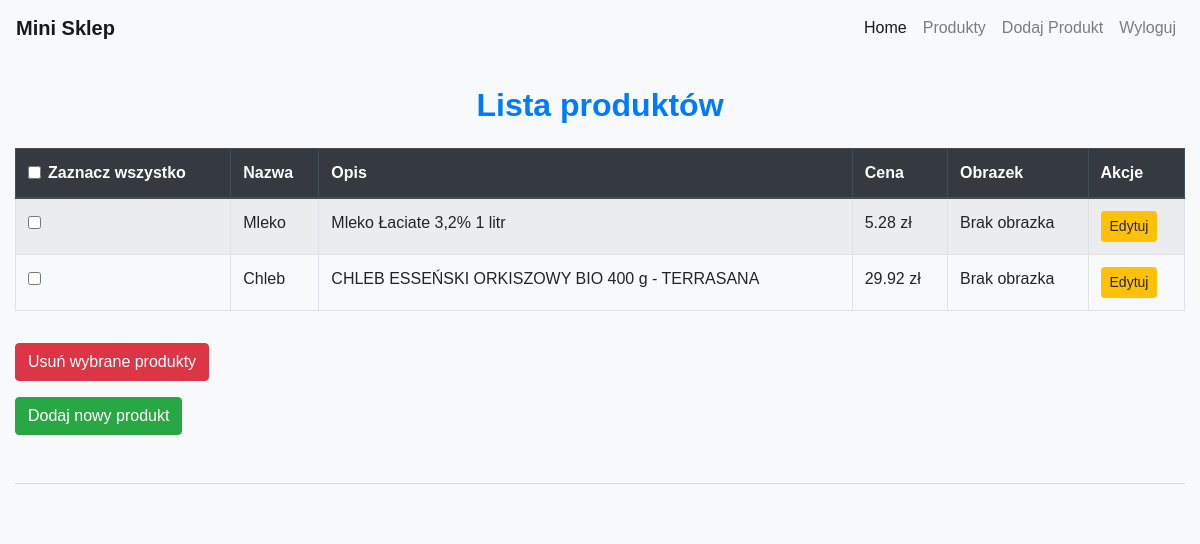
Page / (signed in) on the earlier database version.
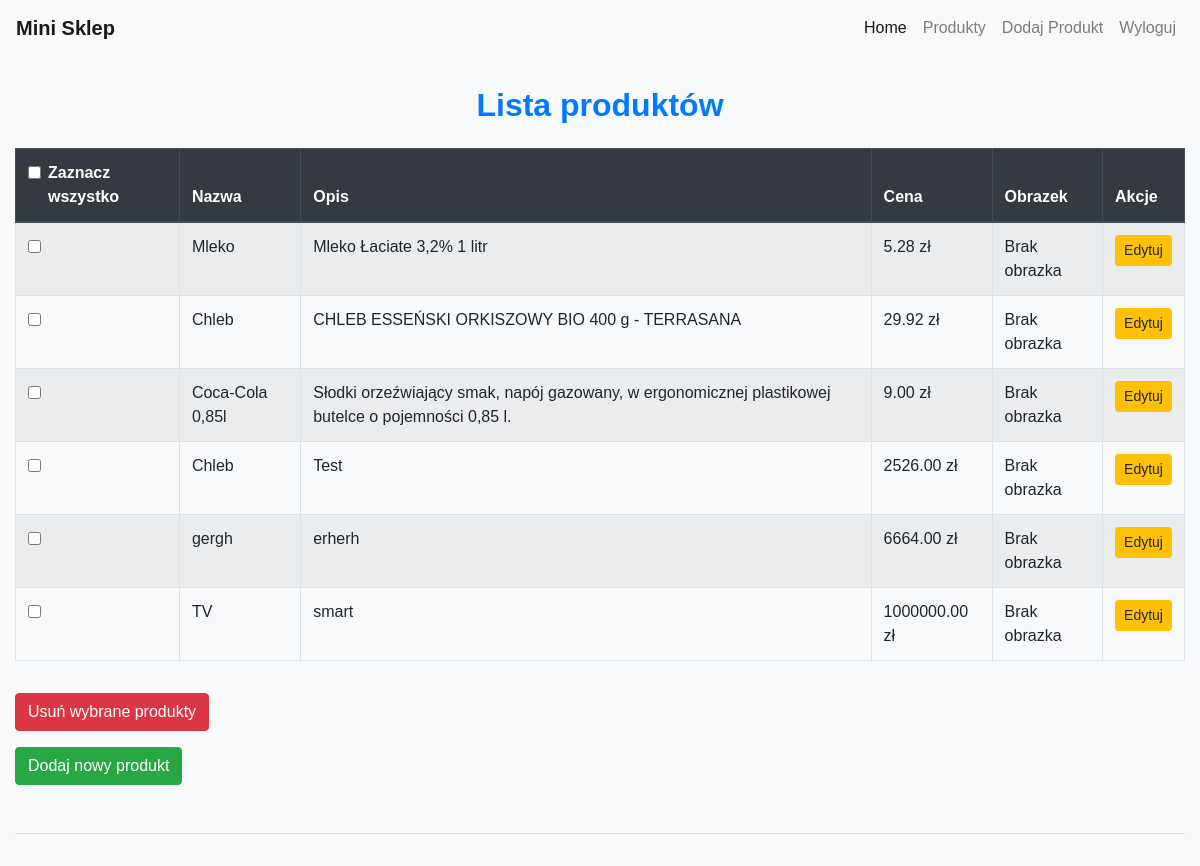
Same page on the later database version.
### sklep/models.py (models this page shows, shortened)
class Produkt(models.Model):
    nazwa = models.CharField(max_length=100)
    opis = models.TextField()
    cena = models.DecimalField(max_digits=10, decimal_places=2)
    obrazek = models.ImageField(upload_to='', null=True, blank=True)

### sklep/views.py (the view)
# urls.py: path('', views.lista_produktow, name='lista_produktow'),  # Lista produktów
@login_required(login_url='login')
def lista_produktow(request):
    produkty = Produkt.objects.all()
    return render(request, '../templates/lista_produktow.html', {'produkty': produkty})

### sklep/templates/lista_produktow.html (shortened to what this page needs)
{% extends 'base.html' %}
{% block content %}
  <h2 class="my-4">Lista produktów</h2>
  <form method="post" action="{% url 'usun_wybrane_produkty' %}">
    <div class="table-responsive">
      <table class="table table-striped table-bordered">
        <thead class="thead-dark">
          <tr>
            <th>
              <div class="form-check">
                <input type="checkbox" id="select_all" class="form-check-input">
                <label class="form-check-label" for="select_all">Zaznacz wszystko</label>
              </div>
            </th>
            <th>Nazwa</th>
            <th>Opis</th>
            <th>Cena</th>
            <th>Obrazek</th>
            <th>Akcje</th>
          </tr>
        </thead>
        <tbody>
          {% for produkt in produkty %}
            <tr>
              <td>
                <div class="form-check">
                  <input type="checkbox" name="produkty_do_usuniecia" value="{{ produkt.id }}" class="form-check-input">
                </div>
              </td>
              <td>{{ produkt.nazwa }}</td>
              <td>{{ produkt.opis }}</td>
              <td>{{ produkt.cena }} zł</td>
              <td>
                {% if produkt.obrazek %}
                  <img src="{{ produkt.obrazek.url }}" alt="{{ produkt.nazwa }}" width="100">
                {% else %}
                  Brak obrazka
                {% endif %}
              </td>
              <td>
                <a href="{% url 'dodaj_edycja_produkt' produkt.id %}" class="btn btn-warning btn-sm">
                   Edytuj
                </a>
              </td>
            </tr>
          {% endfor %}
        </tbody>
      </table>
    </div>
    <div class="mt-3">
      <button type="submit" class="btn btn-danger">
         Usuń wybrane produkty
      </button>
    </div>
  </form>
  <a href="{% url 'dodaj_edycja_produkt' %}" class="btn btn-success mt-3">
     Dodaj nowy produkt
  </a>
{% endblock %}

Differences in the rows shown:
added Produkt: nazwa "Coca-Cola 0,85l", opis "Słodki orzeźwiający smak, napój gazowany, w ergonomicznej plastikowej butelce o pojemności 0,85 l.", cena "9.00", shows "Brak obrazka"
added Produkt: nazwa "Chleb", opis "Test", cena "2526.00", shows "Brak obrazka"
added Produkt: nazwa "gergh", opis "erherh", cena "6664.00", shows "Brak obrazka"
added Produkt: nazwa "TV", opis "smart", cena "1000000.00", shows "Brak obrazka"
